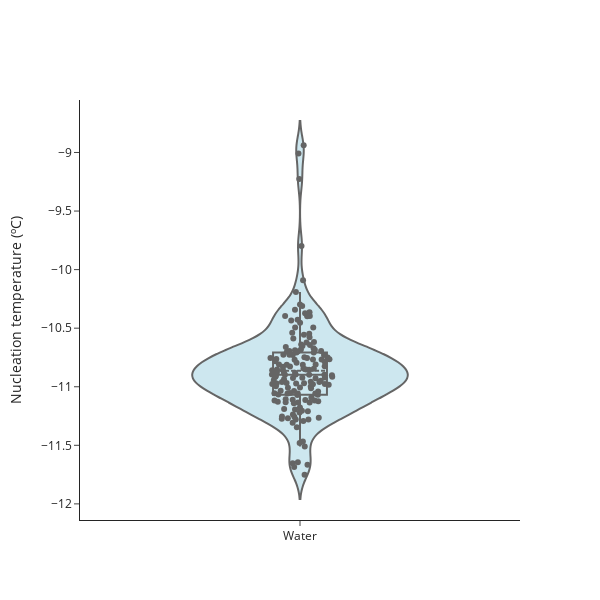

The cell this chart's notebook holds for it:
### Markdown cell above
### Nucleation temperature distribution

### Code cell
import plotly.graph_objects as go

import pandas as pd

fig = go.Figure(data=go.Violin(y=df_adj['Tnuc'], box_visible=True, line_color='black',
                               meanline_visible=True, fillcolor='lightblue', opacity=0.6, points="all",
                               x0='Water', pointpos=0))

# Customizable templates, just change the 'template' arg
for template in ["plotly", "plotly_white", "plotly_dark", "ggplot2", "seaborn", "simple_white", "none"]:
    fig.update_layout(template="simple_white")

fig.update_layout(yaxis_zeroline=False, width = 600,height = 600, yaxis_title='Nucleation temperature (ºC)')
fig.show()

### Figure 1 — Plotly figure (JSON) as saved in the notebook; plotly's stock layout.template omitted (floating-point values rounded to 4 significant figures; data arrays with more than 128 entries replaced by an {"elided": "..."} marker saying what was removed)
{"data": [{"box": {"visible": true}, "fillcolor": "lightblue", "line": {"color": "black"}, "meanline": {"visible": true}, "opacity": 0.6, "pointpos": 0, "points": "all", "type": "violin", "x0": "Water", "y": {"elided": "154 float values"}}], "layout": {"height": 600, "width": 600, "yaxis": {"title": {"text": "Nucleation temperature (ºC)"}, "zeroline": false}}}
